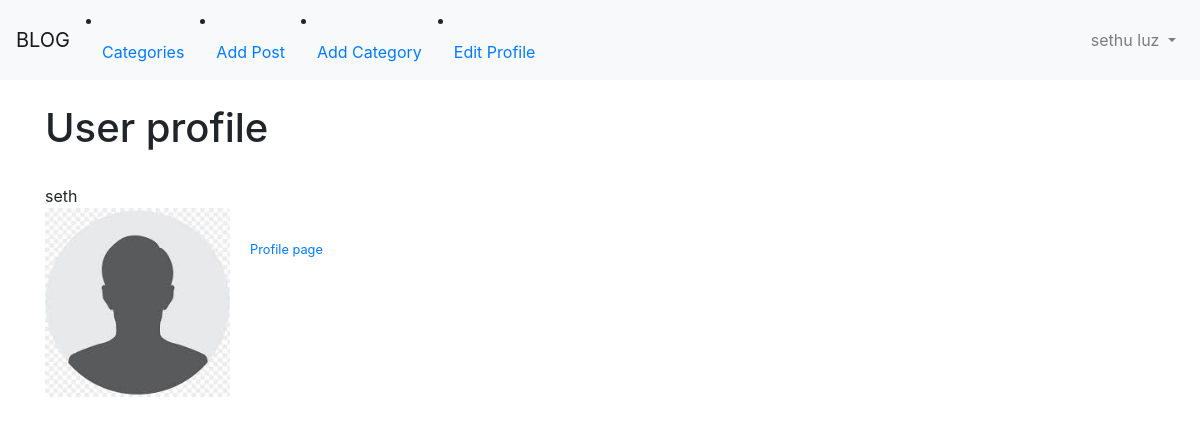
/users/2/profile/, run on an earlier commit of the app's database.
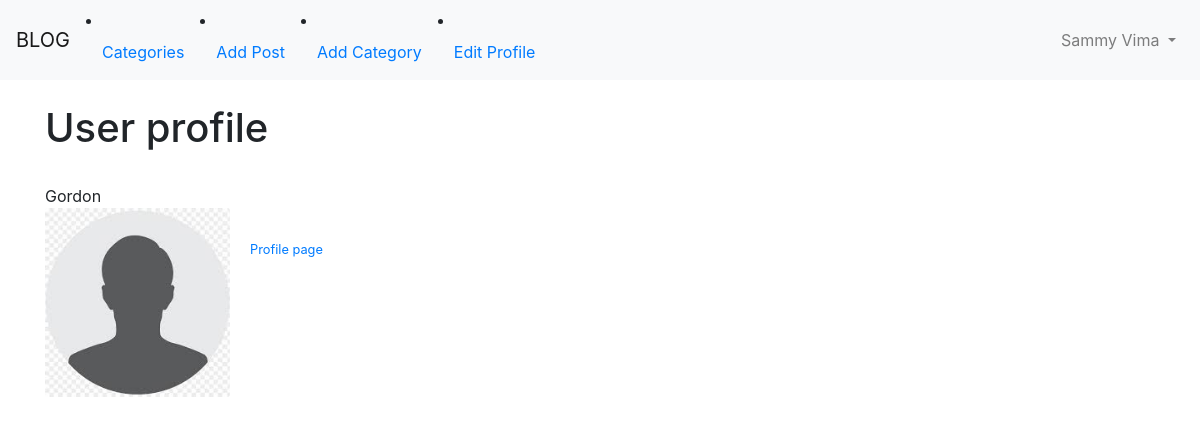
And on a later commit of the database.
### startblog/models.py (models this page shows, shortened)
class User(AbstractUser):
    bio = models.TextField()
    profile_picture = models.ImageField(
        null=True, blank=True, upload_to="image/profile/"
    )
    website_url = models.URLField(max_length=255, null=True, blank=True)
    facebook_url = models.URLField(max_length=255, null=True, blank=True)
    twitter_url = models.URLField(max_length=255, null=True, blank=True)
    instagram_url = models.URLField(max_length=255, null=True, blank=True)
    pinterest_url = models.URLField(max_length=255, null=True, blank=True)
    def __str__(self):
        return self.username

### users/views.py (the view)
# urls.py: path("<int:pk>/profile/", ShowProfilePageView.as_view(), name="show_profile"),
class ShowProfilePageView(DetailView):
    model = User
    template_name = "registration/user_profile.html"
    def get_context_data(self, *args, **kwargs):
        context = super(ShowProfilePageView, self).get_context_data(*args, **kwargs)
        page_user = get_object_or_404(User, id=self.kwargs["pk"])
        context["page_user"] = page_user
        return context

### templates/registration/user_profile.html (shortened to what this page needs)
{% extends 'base.html' %}
{% load static %}
{% load humanize %}
{% block content %}
<h1>User profile</h1>
<br />
{{ page_user }}
<div class="card-mb-3">
    <div class="row no-gutters">
        <div class="col-md-2">
            {% if page_user.profile_picture %}
            <img src="{{ page_user.profile_picture.url }}" class="card-img" width="100%" height="100%" />
            {% else %}
            <img src="{% static 'startblog/images/download.jpg' %}" class="card-img" width="100%" height="100%" />
            {% endif %}
        </div>
        <div class="col-md-10">
            <div class="card-body">
                <p class="small text-muted">
                    <a href="{% url 'users:show_profile' page_user.id %}">Profile page</a>
                </p>
            </div>
        </div>
    </div>
</div>
{% endblock %}

### templates/base.html (shortened to what this page needs)
<!doctype html>
<html lang="en">
<head>
  <link rel="stylesheet" href="https://cdn.jsdelivr.net/npm/bootstrap@4.3.1/dist/css/bootstrap.min.css"
>
</head>
<body>
  <nav class="navbar navbar-expand-lg navbar-light bg-light">
    <a class="navbar-brand" href="{% url 'blog:home' %}">BLOG</a>
    {% if category_menu %}
    <div class="collapse navbar-collapse" id="navbarSupportedContent">
      <ul class="navbar-nav mr-auto">
        <li class="nav-item dropdown">
          <a class="nav-link dropdown-toggle" href="#" id="navbarDropdown" role="button" data-toggle="dropdown"
            aria-haspopup="true" aria-expanded="false">
            Categories
          </a>
          <div class="dropdown-menu" aria-labelledby="navbarDropdown">
            {% for item in category_menu %}
            <a class="dropdown-item" href="{% url 'blog:category_post' item|slugify %}">
              {{item}}
            </a>
            {% endfor %}
          </div>
        </li>
        {% else %}
        <li class="nav-item">
          <a class="nav-link" href="{% url 'blog:category_list' %}">Categories</a>
        </li>
        {% endif %}
        {% if user.is_authenticated %}
        <li class="nav-item">
          <a class="nav-link" href="{% url 'blog:add_post' %}">Add Post</a>
        </li>
        <li class="nav-item">
          <a class="nav-link" href="{% url 'blog:add_category' %}">Add Category</a>
        </li>
        <li class="nav-item">
          <a class="nav-link" href="{% url 'users:edit_profile' %}">Edit Profile</a>
        </li>
        {% endif %}
      {% if user.is_authenticated %}
          <ul class="navbar-nav ml-auto">
            <li class="nav-item dropdown">
              <a class="nav-link dropdown-toggle" href="#" id="navbarDropdown" role="button" data-toggle="dropdown"
                aria-haspopup="true" aria-expanded="false">
                {{ user.first_name }} {{ user.last_name}}              </a>
          </ul>
      {% endif %}
  </nav>
  <br />
  <div class="container">
    {% block content %}
    {% endblock %}
  </div>
</body>
</html>

What changed in the data, as far as the page shows it:
changed User: first_name "sethu" → "Sammy"; last_name "luz" → "Vima"; username "seth" → "Gordon"
